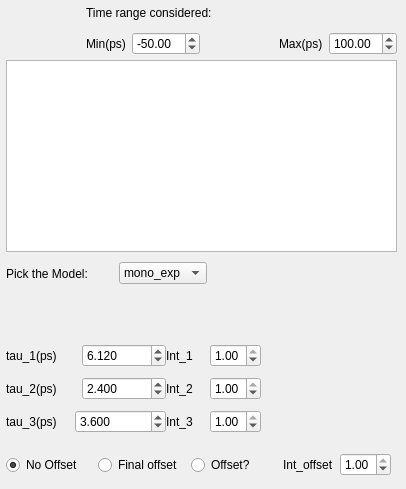
      <widget class="QWidget" name="tab_10">
       <attribute name="title">
        <string>time neg</string>
       </attribute>
       <widget class="QWidget" name="layoutWidget_20">
        <property name="geometry">
         <rect>
          <x>166</x>
          <y>340</y>
          <width>95</width>
          <height>98</height>
         </rect>
        </property>
        <layout class="QVBoxLayout" name="verticalLayout_17">
         <item>
          <layout class="QHBoxLayout" name="horizontalLayout_86">
           <item>
            <widget class="QLabel" name="label_74">
             <property name="text">
              <string>Int_1</string>
             </property>
            </widget>
           </item>
           <item>
            <widget class="QDoubleSpinBox" name="doubleSpinBox_time_int_1_bidir_min">
             <property name="decimals">
              <number>2</number>
             </property>
             <property name="minimum">
              <double>0.010000000000000</double>
             </property>
             <property name="maximum">
              <double>1.000000000000000</double>
             </property>
             <property name="singleStep">
              <double>0.010000000000000</double>
             </property>
             <property name="value">
              <double>1.000000000000000</double>
             </property>
            </widget>
           </item>
          </layout>
         </item>
         <item>
          <layout class="QHBoxLayout" name="horizontalLayout_87">
           <item>
            <widget class="QLabel" name="label_75">
             <property name="text">
              <string>Int_2</string>
             </property>
            </widget>
           </item>
           <item>
            <widget class="QDoubleSpinBox" name="doubleSpinBox_time_int_2_bidir_min">
             <property name="minimum">
              <double>0.010000000000000</double>
             </property>
             <property name="maximum">
              <double>1.000000000000000</double>
             </property>
             <property name="singleStep">
              <double>0.010000000000000</double>
             </property>
             <property name="value">
              <double>1.000000000000000</double>
             </property>
            </widget>
           </item>
          </layout>
         </item>
         <item>
          <layout class="QHBoxLayout" name="horizontalLayout_88">
           <item>
            <widget class="QLabel" name="label_76">
             <property name="text">
              <string>Int_3</string>
             </property>
            </widget>
           </item>
           <item>
            <widget class="QDoubleSpinBox" name="doubleSpinBox_time_int_3_bidir_min">
             <property name="minimum">
              <double>0.010000000000000</double>
             </property>
             <property name="maximum">
              <double>1.000000000000000</double>
             </property>
             <property name="singleStep">
              <double>0.010000000000000</double>
             </property>
             <property name="value">
              <double>1.000000000000000</double>
             </property>
            </widget>
           </item>
          </layout>
         </item>
        </layout>
       </widget>
       <widget class="QWidget" name="layoutWidget_21">
        <property name="geometry">
         <rect>
          <x>6</x>
          <y>450</y>
          <width>385</width>
          <height>30</height>
         </rect>
        </property>
        <layout class="QHBoxLayout" name="horizontalLayout_89">
         <item>
          <widget class="QRadioButton" name="radioButton_no_offset_bidir_min">
           <property name="text">
            <string>No Offset</string>
           </property>
           <property name="checked">
            <bool>true</bool>
           </property>
          </widget>
         </item>
         <item>
          <widget class="QRadioButton" name="radioButton_time_final_offset_bidir_min">
           <property name="toolTip">
            <string>Assumes that the final state is ionizable/has an infinite lifetime.</string>
           </property>
           <property name="text">
            <string>Final offset</string>
           </property>
          </widget>
         </item>
         <item>
          <widget class="QRadioButton" name="radioButton_time_offset_bidir_min">
           <property name="toolTip">
            <string>Assumes that there is an indipendant species which just gives an offset.</string>
           </property>
           <property name="text">
            <string>Offset?</string>
           </property>
          </widget>
         </item>
         <item>
          <layout class="QHBoxLayout" name="horizontalLayout_90">
           <item>
            <widget class="QLabel" name="label_77">
             <property name="text">
              <string>Int_offset</string>
             </property>
            </widget>
           </item>
           <item>
            <widget class="QDoubleSpinBox" name="doubleSpinBox_time_int_offset_bidir_min">
             <property name="minimum">
              <double>0.010000000000000</double>
             </property>
             <property name="maximum">
              <double>1.000000000000000</double>
             </property>
             <property name="singleStep">
              <double>0.010000000000000</double>
             </property>
             <property name="value">
              <double>1.000000000000000</double>
             </property>
            </widget>
           </item>
          </layout>
         </item>
        </layout>
       </widget>
       <widget class="QWidget" name="layoutWidget_22">
        <property name="geometry">
         <rect>
          <x>86</x>
          <y>0</y>
          <width>311</width>
          <height>55</height>
         </rect>
        </property>
        <layout class="QVBoxLayout" name="verticalLayout_18">
         <item>
          <widget class="QLabel" name="label_78">
           <property name="text">
            <string>Time range considered:</string>
           </property>
          </widget>
         </item>
         <item>
          <layout class="QHBoxLayout" name="horizontalLayout_91">
           <item>
            <layout class="QHBoxLayout" name="horizontalLayout_92">
             <item>
              <widget class="QLabel" name="label_79">
               <property name="text">
                <string>Min(ps)</string>
               </property>
              </widget>
             </item>
             <item>
              <widget class="QDoubleSpinBox" name="doubleSpinBox_time_min_bidir_min">
               <property name="minimum">
                <double>-500.000000000000000</double>
               </property>
               <property name="maximum">
                <double>500.000000000000000</double>
               </property>
               <property name="singleStep">
                <double>1.000000000000000</double>
               </property>
               <property name="value">
                <double>-50.000000000000000</double>
               </property>
              </widget>
             </item>
            </layout>
           </item>
           <item>
            <spacer name="horizontalSpacer_25">
             <property name="orientation">
              <enum>Qt::Horizontal</enum>
             </property>
             <property name="sizeHint" stdset="0">
              <size>
               <width>40</width>
               <height>20</height>
              </size>
             </property>
            </spacer>
           </item>
           <item>
            <layout class="QHBoxLayout" name="horizontalLayout_93">
             <item>
              <widget class="QLabel" name="label_80">
               <property name="text">
                <string>Max(ps)</string>
               </property>
              </widget>
             </item>
             <item>
              <widget class="QDoubleSpinBox" name="doubleSpinBox_time_max_bidir_min">
               <property name="minimum">
                <double>-500.000000000000000</double>
               </property>
               <property name="maximum">
                <double>500.000000000000000</double>
               </property>
               <property name="value">
                <double>100.000000000000000</double>
               </property>
              </widget>
             </item>
            </layout>
           </item>
          </layout>
         </item>
        </layout>
       </widget>
       <widget class="PlotWidget" name="viewer_time_bidir_min">
        <property name="geometry">
         <rect>
          <x>6</x>
          <y>60</y>
          <width>391</width>
          <height>192</height>
         </rect>
        </property>
       </widget>
       <widget class="QWidget" name="layoutWidget_23">
        <property name="geometry">
         <rect>
          <x>6</x>
          <y>340</y>
          <width>160</width>
          <height>98</height>
         </rect>
        </property>
        <layout class="QVBoxLayout" name="verticalLayout_19">
         <item>
          <layout class="QHBoxLayout" name="horizontalLayout_94">
           <item>
            <widget class="QLabel" name="label_81">
             <property name="text">
              <string>tau_1(ps)</string>
             </property>
            </widget>
           </item>
           <item>
            <widget class="QDoubleSpinBox" name="doubleSpinBox_time_tau1_bidir_min">
             <property name="decimals">
              <number>3</number>
             </property>
             <property name="minimum">
              <double>0.001000000000000</double>
             </property>
             <property name="maximum">
              <double>50000.000000000000000</double>
             </property>
             <property name="singleStep">
              <double>1.000000000000000</double>
             </property>
             <property name="value">
              <double>6.120000000000000</double>
             </property>
            </widget>
           </item>
          </layout>
         </item>
         <item>
          <layout class="QHBoxLayout" name="horizontalLayout_95">
           <item>
            <widget class="QLabel" name="label_82">
             <property name="text">
              <string>tau_2(ps)</string>
             </property>
            </widget>
           </item>
           <item>
            <widget class="QDoubleSpinBox" name="doubleSpinBox_time_tau2_bidir_min">
             <property name="decimals">
              <number>3</number>
             </property>
             <property name="minimum">
              <double>0.001000000000000</double>
             </property>
             <property name="maximum">
              <double>50000.000000000000000</double>
             </property>
             <property name="value">
              <double>2.400000000000000</double>
             </property>
            </widget>
           </item>
          </layout>
         </item>
         <item>
          <layout class="QHBoxLayout" name="horizontalLayout_96">
           <item>
            <widget class="QLabel" name="label_83">
             <property name="text">
              <string>tau_3(ps)</string>
             </property>
            </widget>
           </item>
           <item>
            <widget class="QDoubleSpinBox" name="doubleSpinBox_time_tau3_bidir_min">
             <property name="decimals">
              <number>3</number>
             </property>
             <property name="minimum">
              <double>0.001000000000000</double>
             </property>
             <property name="maximum">
              <double>500000.000000000000000</double>
             </property>
             <property name="value">
              <double>3.600000000000000</double>
             </property>
            </widget>
           </item>
          </layout>
         </item>
        </layout>
       </widget>
       <widget class="QWidget" name="layoutWidget_25">
        <property name="geometry">
         <rect>
          <x>6</x>
          <y>260</y>
          <width>201</width>
          <height>27</height>
         </rect>
        </property>
        <layout class="QHBoxLayout" name="horizontalLayout_100">
         <item>
          <widget class="QLabel" name="label_87">
           <property name="sizePolicy">
            <sizepolicy hsizetype="MinimumExpanding" vsizetype="MinimumExpanding">
             <horstretch>0</horstretch>
             <verstretch>0</verstretch>
            </sizepolicy>
           </property>
           <property name="statusTip">
            <string>(for the moment sequential up to three time-constans implemented)</string>
           </property>
           <property name="text">
            <string>Pick the Model:</string>
           </property>
          </widget>
         </item>
         <item>
          <spacer name="horizontalSpacer_27">
           <property name="orientation">
            <enum>Qt::Horizontal</enum>
           </property>
           <property name="sizeHint" stdset="0">
            <size>
             <width>40</width>
             <height>20</height>
            </size>
           </property>
          </spacer>
         </item>
         <item>
          <widget class="QComboBox" name="comboBox_global_pick_model_bidir_min">
           <item>
            <property name="text">
             <string>mono_exp</string>
            </property>
           </item>
           <item>
            <property name="text">
             <string>bi_exp</string>
            </property>
           </item>
           <item>
            <property name="text">
             <string>tri_exp</string>
            </property>
           </item>
          </widget>
         </item>
        </layout>
       </widget>
      </widget>
